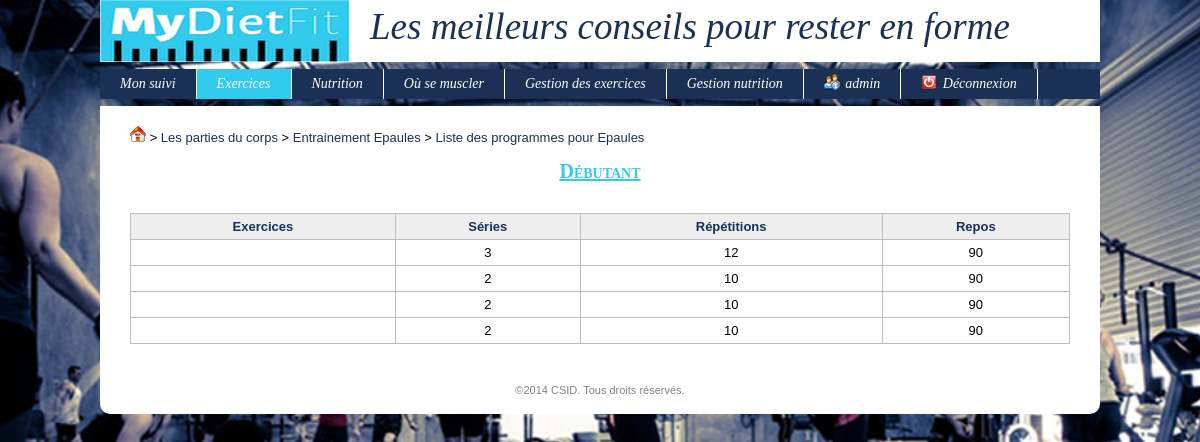
The app's page /index.php?uc=exercice&action=v_pgrm&idPgrm=2 (signed in) with its own data.
### tables this page shows
CREATE TABLE IF NOT EXISTS `partiecorps` (
  `idPartieCorps` int(11) unsigned NOT NULL AUTO_INCREMENT,
  `libelle` varchar(45) NOT NULL DEFAULT '',
  `descEx` varchar(1000) NOT NULL DEFAULT '',
  `descPgrm` varchar(1000) NOT NULL DEFAULT '',
  PRIMARY KEY (`idPartieCorps`)
);

CREATE TABLE IF NOT EXISTS `programme` (
  `idProgramme` int(11) unsigned NOT NULL AUTO_INCREMENT,
  `niveau` varchar(45) NOT NULL DEFAULT '',
  `idPartieCorps` int(11) unsigned NOT NULL,
  `description` varchar(3000) NOT NULL DEFAULT '',
  PRIMARY KEY (`idProgramme`),
  KEY `idPartieCorps` (`idPartieCorps`)
);

CREATE TABLE IF NOT EXISTS `x_programme_exercice` (
  `idProgramme` int(10) unsigned NOT NULL DEFAULT '0',
  `idFicheExercice` int(11) unsigned NOT NULL DEFAULT '0',
  `serie` int(11) unsigned NOT NULL DEFAULT '0',
  `repetition` int(11) unsigned NOT NULL DEFAULT '0',
  `repos` int(11) unsigned NOT NULL DEFAULT '0',
  `ordre` int(11) unsigned NOT NULL DEFAULT '0',
  PRIMARY KEY (`idProgramme`,`idFicheExercice`),
  KEY `FK_x_programme_exercice_2` (`idFicheExercice`)
);

### config.inc.php (called while the page is built, shortened)
<?php
$_CONFIG = array
(
	"DB_ServerHost" => "localhost",
	"DB_Username" => "root",
    "DB_Password" => "",
    "DB_Database" => "mydietfit_bdd",
    "DIR_Control" => "controleurs/",
    "DIR_View" => "vues/",
    "DIR_Model" => "modules/fonctions/php/",
    "DIR_Dynamic" => "modules/fonctions/js/",
    "DIR_XML" => "modules/fonctions/xml/",
    "DIR_Plugin" => "modules/plugins/",
    "DIR_CSS" => "modules/themes/",
    "DIR_Attachment" => "ressources/documents/",
    "DIR_Image" => "ressources/images/",
	"EML_Envoi" => false,
	"EML_ServerSMTP" => "",
	"EML_PortSMTP" => "",
);
?>

### modules/fonctions/php/generale.inc.php (called while the page is built, shortened)
<?php
function connexion()
{
	global $_CONFIG;
	$hote = $_CONFIG['DB_ServerHost'];
	$login = $_CONFIG['DB_Username'];
	$mdp = $_CONFIG['DB_Password'];
	$bd = $_CONFIG['DB_Database'];
	$connexion = @mysql_connect($hote, $login, $mdp) or die("<u>Erreur SQL (Connexion au serveur impossible)</u>: ".mysql_error()." <br>");
	return $connexion;
}
function getRequest($nomChamp, $elseValue = null)
{
	return (isset($_REQUEST[$nomChamp]) && $_REQUEST[$nomChamp]) ? $_REQUEST[$nomChamp] : $elseValue;
}
function getMySqlString($champ, $elseValue = null, $noCote = 0)
{
	$cote = ($noCote) ? null : "'";
	if(isset($champ) && $champ) $result = $cote.mysql_real_escape_string($champ, connexion()).$cote;
	else if(is_null($champ) || $champ == "") $result = "NULL";
	else $result = $cote.mysql_real_escape_string($elseValue, connexion()).$cote;
	return $result;
}
?>

### modules/fonctions/php/programme.inc.php (called while the page is built, shortened)
<?php
function getUnProgramme($idProgramme)
{
	$req = "SELECT * FROM programme where idProgramme = ".getMySqlString($idProgramme);
	$conx = connexion();
	$res = mysql_query($req, $conx) or die ("<u>Erreur SQL (getUnProgramme)</u>: ".mysql_error()." <br>");
	$unProgramme = mysql_fetch_assoc($res);
	return $unProgramme;
}
?>

### modules/fonctions/php/partieCorps.inc.php (called while the page is built, shortened)
<?php
function getUnePartieCorps($idPartieCorps)
{
	$req = "SELECT * FROM partiecorps where idPartieCorps = ".getMySqlString($idPartieCorps);
	$conx = connexion();
	$res = mysql_query($req, $conx) or die ("<u>Erreur SQL (getUnePartieCorps)</u>: ".mysql_error()." <br>");
	$unePartieCorps = mysql_fetch_assoc($res);
	return $unePartieCorps;
}
?>

### modules/fonctions/php/x_programme_exercice.inc.php (called while the page is built, shortened)
<?php
function getUnProgrammeExercice($idProgramme, $idFicheExercice = null)
{
	$req = "SELECT * FROM x_programme_exercice where idProgramme = ".getMySqlString($idProgramme);
	$req .= " ORDER BY ordre";
	$conx = connexion();
	$res = mysql_query($req, $conx) or die ("<u>Erreur SQL (getUnProgrammeExercice)</u>: ".mysql_error()." <br>");
	$unProgrammeExercice = array();
	$ligne = mysql_fetch_assoc($res);
	while($ligne != false)
	{
		$unProgrammeExercice[] = $ligne;
		$ligne = mysql_fetch_assoc($res);
	}
	return $unProgrammeExercice;
}
?>

### vues/exercices/v_pgrm.php (the view)
<p><?php echo $unProgramme['description'] ?></p> <br>
<?php if(isset($unProgrammeExercice)) { ?>
	<table>
		<tr>
			<th>Exercices</th>
			<th>Séries</th>
			<th>Répétitions</th>
			<th>Repos</th>
		</tr>
		<?php foreach($unProgrammeExercice as $uneLigne) {
		$idExercice = $uneLigne['idFicheExercice'];
		$unExercice = getUnExercice($idExercice);
		$titre = $unExercice['titre'];
		$serie = $uneLigne['serie'];
		$repetition = $uneLigne['repetition'];
		$repos = $uneLigne['repos'];
		$paramTD = "onClick=document.location.href='index.php?uc=exercice&action=v_exercice&idExercice=$idExercice' title=\"Cliquez ici pour voir l'exercice\"";
		echo "	<tr class='ligneTableau'>
					<td $paramTD>$titre</td>
					<td $paramTD>$serie</td>
					<td $paramTD>$repetition</td>
					<td $paramTD>$repos</td>
				</tr>";
		} ?>
	</table>
<?php } ?>

### vues/v_filAriane.php (shortened to what this page needs)
<?php
$home = "<a href='index.php?uc=identif&action=index'><img src='$_CONFIG[DIR_Image]home.gif'></a>";
$niveau1 = "<a href='index.php?uc=exercice&action=lstExercice'>Les parties du corps</a>";
echo "<div style='text-align:justify'>";
if($action == "v_pgrm") {
	$idProgramme = getRequest('idPgrm');
	$unProgramme = getUnProgramme($idProgramme);
	$idPartieCorps = $unProgramme['idPartieCorps'];
	$unePartieCorps = getUnePartieCorps($idPartieCorps);
	$libelle = $unePartieCorps['libelle'];
	$niveau2 = "<a href='index.php?uc=exercice&action=entrainement&idPartieCorps=$idPartieCorps'>Entrainement $libelle</a>";
	$lstPgrm = "<a href='index.php?uc=exercice&action=lstPgrm&idPartieCorps=$idPartieCorps'>Liste des programmes pour $libelle</a>";
	echo $home." > ".$niveau1." > ".$niveau2." > ".$lstPgrm;
}
echo "</div><br>";
?>

### vues/v_headTitre.php
<h2> <?php echo $titre; ?> </h2> <br>

### records on screen
partiecorps: libelle "Epaules"
programme: niveau "Débutant"
x_programme_exercice: serie "3", repetition "12", repos "90"
x_programme_exercice: serie "2", repetition "10", repos "90"
x_programme_exercice: serie "2", repetition "10", repos "90"
x_programme_exercice: serie "2", repetition "10", repos "90"

### other values on screen
$_SESSION['login'] "admin"
